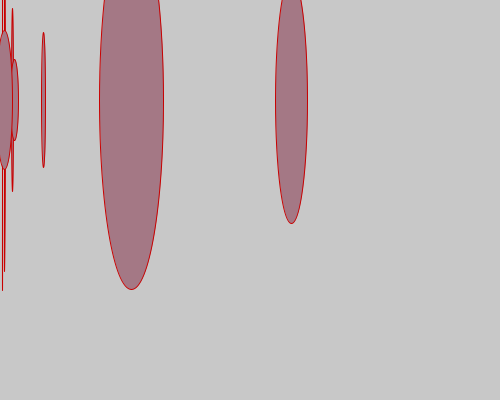
Frame 1 (no input)
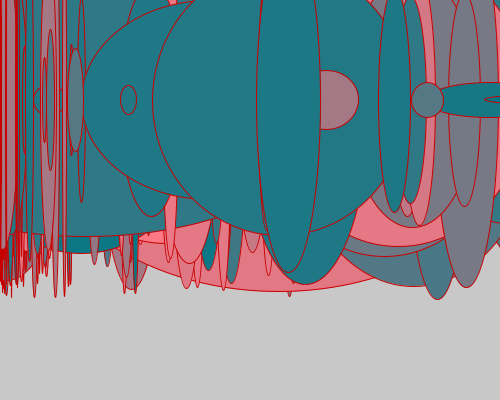
Frame 60 (the mouse pressed at the canvas centre just before this capture)
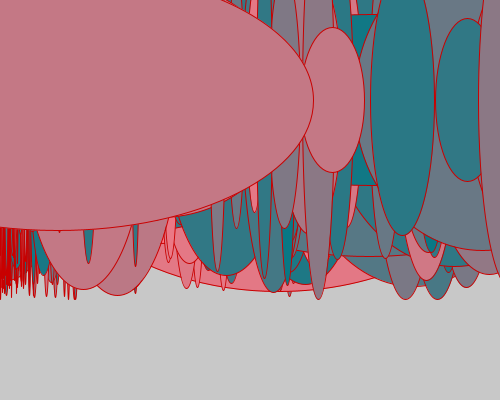
Frame 120 (the mouse held since frame 60 and released just before this capture)

The Processing sketch that drew these frames (run headless with seeded random() and noise(); from frame 60 on, the mouse is pressed at the canvas centre):

// Processing sketch: processing_13528
// ── processing_13528.pde

void setup () {
  size(500,400);
background(200);
  smooth();}
  void draw () {


    stroke(200,0,0);
    fill(random(255),120,133);

    float y=0.5;

    for(y=0.5; y<1000; y=y*2)
    {ellipse(random(20)*y,100,y,random(400));}
    delay(100);
  }
 
    
    void mousePressed() {
    fill(0,233,225);
    triangle(mouseX,mouseY,mouseX+10,mouseY-16,mouseX+10,mouseY+6);
    triangle(mouseX+10,mouseY,mouseX+16,mouseY-4,mouseX+16,mouseY+4);

}
